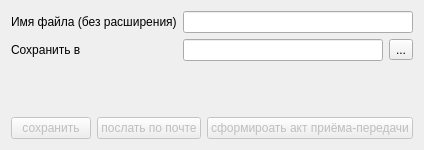
<?xml version="1.0" encoding="UTF-8"?>
<ui version="4.0">
 <class>ReportF12_D_3_MSaveDialog</class>
 <widget class="QDialog" name="ReportF12_D_3_MSaveDialog">
  <property name="geometry">
   <rect>
    <x>0</x>
    <y>0</y>
    <width>400</width>
    <height>150</height>
   </rect>
  </property>
  <property name="windowTitle">
   <string>Экспорт формы 12-3-М</string>
  </property>
  <layout class="QGridLayout" name="gridLayout">
   <item row="0" column="0" colspan="2">
    <widget class="QLabel" name="label_2">
     <property name="text">
      <string>Имя файла (без расширения)</string>
     </property>
    </widget>
   </item>
   <item row="0" column="2" colspan="3">
    <widget class="QLineEdit" name="nameEdit">
     <property name="readOnly">
      <bool>true</bool>
     </property>
    </widget>
   </item>
   <item row="1" column="0">
    <widget class="QLabel" name="label">
     <property name="text">
      <string>Сохранить в</string>
     </property>
    </widget>
   </item>
   <item row="1" column="2" colspan="2">
    <widget class="QLineEdit" name="edtFileDir"/>
   </item>
   <item row="1" column="4">
    <widget class="QToolButton" name="btnSelectDir">
     <property name="text">
      <string>...</string>
     </property>
    </widget>
   </item>
   <item row="2" column="0">
    <spacer name="verticalSpacer">
     <property name="orientation">
      <enum>Qt::Vertical</enum>
     </property>
     <property name="sizeHint" stdset="0">
      <size>
       <width>20</width>
       <height>50</height>
      </size>
     </property>
    </spacer>
   </item>
   <item row="3" column="0">
    <widget class="QPushButton" name="saveButton">
     <property name="enabled">
      <bool>false</bool>
     </property>
     <property name="text">
      <string>сохранить</string>
     </property>
    </widget>
   </item>
   <item row="3" column="1" colspan="2">
    <widget class="QPushButton" name="btnSendMail">
     <property name="enabled">
      <bool>false</bool>
     </property>
     <property name="text">
      <string>послать по почте</string>
     </property>
    </widget>
   </item>
   <item row="3" column="3" colspan="2">
    <widget class="QPushButton" name="reportButton">
     <property name="enabled">
      <bool>false</bool>
     </property>
     <property name="text">
      <string>сформироать акт приёма-передачи</string>
     </property>
    </widget>
   </item>
  </layout>
 </widget>
 <tabstops>
  <tabstop>nameEdit</tabstop>
  <tabstop>edtFileDir</tabstop>
  <tabstop>btnSelectDir</tabstop>
  <tabstop>saveButton</tabstop>
  <tabstop>btnSendMail</tabstop>
  <tabstop>reportButton</tabstop>
 </tabstops>
 <resources/>
 <connections/>
</ui>
